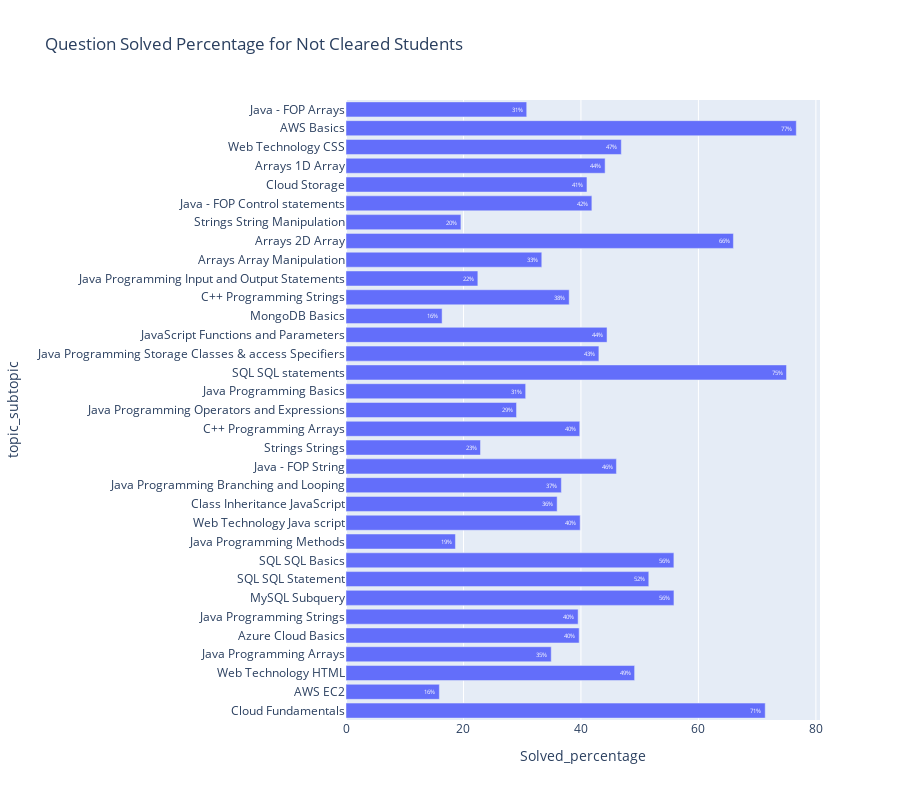

The cell this chart's notebook holds for it:
### Code cell
fig = px.bar(milestones_subtopic_questions_uncleared, y="topic_subtopic", x="Solved_percentage",barmode='group',height=800,title=' Question Solved Percentage for Not Cleared Students',text=milestones_subtopic_questions_uncleared['Solved_percentage'].apply(lambda x: '{0:1.0f}%'.format(x)))
fig.show()

### Figure 1 — Plotly figure (JSON) as saved in the notebook; plotly's stock layout.template omitted (floating-point values rounded to 4 significant figures)
{"data": [{"alignmentgroup": "True", "hovertemplate": "Solved_percentage=%{x}<br>topic_subtopic=%{y}<br>text=%{text}<extra></extra>", "legendgroup": "", "marker": {"color": "#636efa", "pattern": {"shape": ""}}, "name": "", "offsetgroup": "", "orientation": "h", "showlegend": false, "text": ["71%", "16%", "49%", "35%", "40%", "40%", "56%", "52%", "56%", "19%", "40%", "36%", "37%", "46%", "23%", "40%", "29%", "31%", "75%", "43%", "44%", "16%", "38%", "22%", "33%", "66%", "20%", "42%", "41%", "44%", "47%", "77%", "31%"], "textposition": "auto", "type": "bar", "x": [71.38, 15.9, 49.14, 34.94, 39.7, 39.52, 55.84, 51.55, 55.83, 18.63, 39.87, 35.95, 36.67, 46.04, 22.9, 39.8, 29.03, 30.59, 75, 43.06, 44.44, 16.36, 38, 22.45, 33.33, 65.96, 19.57, 41.86, 41.03, 44.12, 46.88, 76.67, 30.77], "xaxis": "x", "y": ["Cloud Fundamentals", "AWS EC2", "Web Technology HTML", "Java Programming Arrays", "Azure Cloud Basics", "Java Programming Strings", "MySQL Subquery", "SQL SQL Statement", "SQL SQL Basics", "Java Programming Methods", "Web Technology Java script", "Class Inheritance JavaScript", "Java Programming Branching and Looping", "Java - FOP String", "Strings Strings", "C++ Programming Arrays", "Java Programming Operators and Expressions", "Java Programming Basics", "SQL SQL statements", "Java Programming Storage Classes & access Specifiers", "JavaScript Functions and Parameters", "MongoDB Basics", "C++ Programming Strings", "Java Programming Input and Output Statements", "Arrays Array Manipulation", "Arrays 2D Array", "Strings String Manipulation", "Java - FOP Control statements", "Cloud Storage", "Arrays 1D Array", "Web Technology CSS", "AWS Basics", "Java - FOP Arrays"], "yaxis": "y"}], "layout": {"barmode": "group", "height": 800, "legend": {"tracegroupgap": 0}, "title": {"text": " Question Solved Percentage for Not Cleared Students"}, "xaxis": {"anchor": "y", "domain": [0, 1], "title": {"text": "Solved_percentage"}}, "yaxis": {"anchor": "x", "domain": [0, 1], "title": {"text": "topic_subtopic"}}}}
